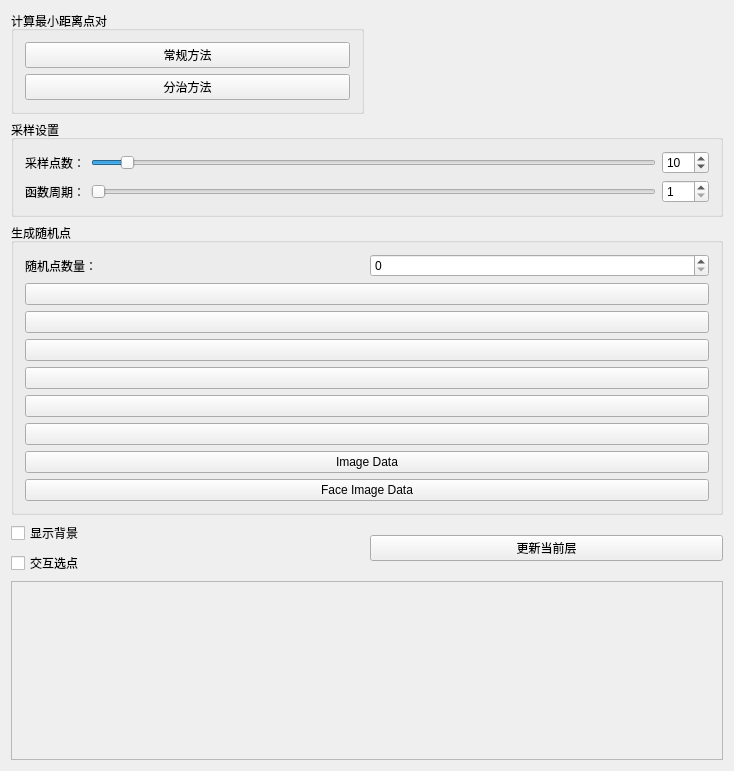
<?xml version="1.0" encoding="UTF-8"?>
<ui version="4.0">
 <class>PointsControlWidget</class>
 <widget class="QWidget" name="PointsControlWidget">
  <property name="geometry">
   <rect>
    <x>0</x>
    <y>0</y>
    <width>734</width>
    <height>771</height>
   </rect>
  </property>
  <property name="windowTitle">
   <string>PointsControlWidget</string>
  </property>
  <layout class="QGridLayout" name="gridLayout">
   <item row="0" column="0">
    <widget class="QGroupBox" name="groupBox">
     <property name="title">
      <string>计算最小距离点对</string>
     </property>
     <layout class="QVBoxLayout" name="verticalLayout">
      <item>
       <widget class="QPushButton" name="pushButtonCalc">
        <property name="text">
         <string>常规方法</string>
        </property>
       </widget>
      </item>
      <item>
       <widget class="QPushButton" name="pushButtonCalcDC">
        <property name="text">
         <string>分治方法</string>
        </property>
       </widget>
      </item>
     </layout>
    </widget>
   </item>
   <item row="1" column="0" colspan="2">
    <widget class="QGroupBox" name="groupBox_3">
     <property name="title">
      <string>采样设置</string>
     </property>
     <layout class="QGridLayout" name="gridLayout_2">
      <item row="0" column="0">
       <widget class="QLabel" name="label_2">
        <property name="text">
         <string>采样点数：</string>
        </property>
       </widget>
      </item>
      <item row="0" column="1">
       <widget class="QSlider" name="horizontalSliderLen">
        <property name="minimum">
         <number>5</number>
        </property>
        <property name="maximum">
         <number>100</number>
        </property>
        <property name="singleStep">
         <number>5</number>
        </property>
        <property name="value">
         <number>10</number>
        </property>
        <property name="orientation">
         <enum>Qt::Horizontal</enum>
        </property>
       </widget>
      </item>
      <item row="0" column="2">
       <widget class="QSpinBox" name="spinBoxLen">
        <property name="minimum">
         <number>5</number>
        </property>
        <property name="maximum">
         <number>100</number>
        </property>
        <property name="singleStep">
         <number>5</number>
        </property>
        <property name="value">
         <number>10</number>
        </property>
       </widget>
      </item>
      <item row="1" column="0">
       <widget class="QLabel" name="label_3">
        <property name="text">
         <string>函数周期：</string>
        </property>
       </widget>
      </item>
      <item row="1" column="1">
       <widget class="QSlider" name="horizontalSliderPeriod">
        <property name="minimum">
         <number>1</number>
        </property>
        <property name="maximum">
         <number>10</number>
        </property>
        <property name="orientation">
         <enum>Qt::Horizontal</enum>
        </property>
       </widget>
      </item>
      <item row="1" column="2">
       <widget class="QSpinBox" name="spinBoxPeriod">
        <property name="minimum">
         <number>1</number>
        </property>
        <property name="maximum">
         <number>4</number>
        </property>
       </widget>
      </item>
     </layout>
    </widget>
   </item>
   <item row="2" column="0" colspan="2">
    <widget class="QGroupBox" name="groupBox_2">
     <property name="title">
      <string>生成随机点</string>
     </property>
     <layout class="QVBoxLayout" name="verticalLayout_2">
      <item>
       <layout class="QHBoxLayout" name="horizontalLayout">
        <item>
         <widget class="QLabel" name="label">
          <property name="text">
           <string>随机点数量：</string>
          </property>
         </widget>
        </item>
        <item>
         <widget class="QSpinBox" name="spinBoxNum"/>
        </item>
       </layout>
      </item>
      <item>
       <widget class="QPushButton" name="pushButtonGenerateRandom">
        <property name="text">
         <string/>
        </property>
       </widget>
      </item>
      <item>
       <widget class="QPushButton" name="pushButtonGenerateBlueNoise">
        <property name="text">
         <string/>
        </property>
       </widget>
      </item>
      <item>
       <widget class="QPushButton" name="pushButtonGenerateMulticlassBlueNoise">
        <property name="text">
         <string/>
        </property>
       </widget>
      </item>
      <item>
       <widget class="QPushButton" name="pushButtonGenerateNormal">
        <property name="text">
         <string/>
        </property>
       </widget>
      </item>
      <item>
       <widget class="QPushButton" name="pushButtonGenerateBlueNoiseNormal">
        <property name="text">
         <string/>
        </property>
       </widget>
      </item>
      <item>
       <widget class="QPushButton" name="pushButtonGenerateMultiNormal">
        <property name="text">
         <string/>
        </property>
       </widget>
      </item>
      <item>
       <widget class="QPushButton" name="pushButtonGenerateSequence">
        <property name="text">
         <string>Image Data</string>
        </property>
       </widget>
      </item>
      <item>
       <widget class="QPushButton" name="pushButtonGenerateSequence2D">
        <property name="text">
         <string>Face Image Data</string>
        </property>
       </widget>
      </item>
     </layout>
    </widget>
   </item>
   <item row="3" column="0">
    <widget class="QCheckBox" name="checkBoxShowBackground">
     <property name="text">
      <string>显示背景</string>
     </property>
    </widget>
   </item>
   <item row="3" column="1" rowspan="2">
    <widget class="QPushButton" name="pushButtonUpdateLayer">
     <property name="text">
      <string>更新当前层</string>
     </property>
    </widget>
   </item>
   <item row="4" column="0">
    <widget class="QCheckBox" name="checkBoxPicking">
     <property name="text">
      <string>交互选点</string>
     </property>
    </widget>
   </item>
   <item row="5" column="0" colspan="2">
    <widget class="QTextEdit" name="textEditResult">
     <property name="enabled">
      <bool>false</bool>
     </property>
    </widget>
   </item>
  </layout>
 </widget>
 <layoutdefault spacing="6" margin="11"/>
 <resources/>
 <connections/>
</ui>
